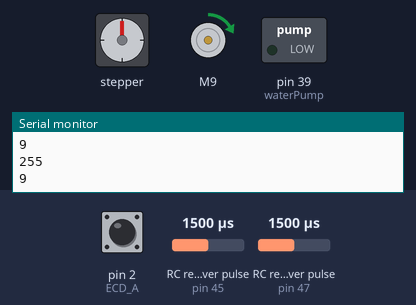
This sketch was run on a simulated Arduino Mega 2560, built with avr-gcc and run on an emulated ATmega2560. Parts: stepper motor, DC motor (green arrow = forward, orange = backward, longer = faster), switched loads named in the sketch (green lamp = pin HIGH), the last lines printed to the serial monitor. Wiring (inferred from the names in the program): 2 × RC receiver channel: data pin 45 / data pin 47; stepper motor driver (200 steps per turn assumed): step pin 23; direction pin 24; enable pin 25. Inputs (shaded band) come from the test bench; at power-on: RC receiver pulse (sensors on pin 45, pin 47) 1500 µs, pin 2 (ECD_A) HIGH. Pins used as bus, display or sensor lines are not drawn.

Above: at 1.2 s.
1.3 s: RC receiver pulse (sensor on pin 45) set to 1020 µs
At 2.3 s:
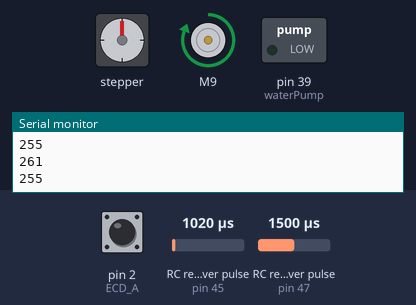
4.3 s: RC receiver pulse (sensor on pin 45) set to 1250 µs
7.3 s: RC receiver pulse (sensor on pin 45) set to 1750 µs
At 7.8 s:
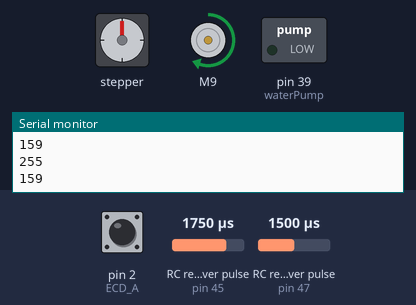
10.3 s: RC receiver pulse (sensor on pin 45) set to 1500 µs
13.3 s: RC receiver pulse (sensor on pin 45) set to 1030 µs
Timing chart, 0 to 17.3 s (numbered marks = the images above; inputs shaded):
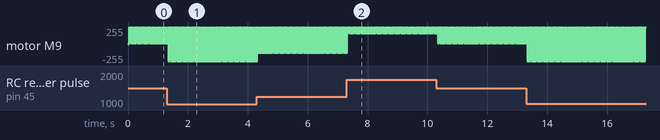

The sketch:

final.ino
```cpp
#include "BTS7960.h"


/* Define Mode
  0: Locked Mode
  1: Auto Handling Mode
  2: Remode Handling Mode
*/

/*============ Pins Table============ */

/*  RF Signal                       Mega2560
      CH1                               40
      CH2                               41
      CH3                               42
      CH4                               43
*/

/* Water Pump                       Mega2560
      waterPump                         39
*/

/* BTS7960 DC Motor Controller      Mega2560
    EN                                  8
    L_PWM                               9
    R_PWM                               10

*/

/* BTS7960 DC Servo Controller       Mega2560
    PWA                                 5
    AIN1                                6
    AIN2                                7
*/

/* Encoder Feedback Input             Mega2560
    ENCA (ChannelA) - Interrupt         2
    ENCB (ChannelB) - Normal            4
*/

/*
    TB6560 Stepper Controller       Mega2560
     CLK+ (stepPin)                     23
     CW+  (dirPin)                      24
     EN+  (enPin)                       25
     CLK-                               GND
     CW-                                GND
     EN-                                GND
     LOW SW Journey                     26
     HIGH SW Journey                    27
*/

/* ================================== */

/* Define Signal Channel RF Pins*/
#define channel1  44
#define channel2  45
#define channel3  46
#define channel4  47

unsigned long duration1, duration2, duration3, duration4;
uint32_t   pulse1, // RUN_FW
          pulse2, // BACK_RV
          pulse3, // STEPPER
          pulse4; // DC_SERVO

/* Define Water Pump Pins*/
#define waterPump 39

/* Define DIR DC Motor Pins*/
/* DIR: RUN_Forward (RUN_FW): R_PWM - Run Reverse (RUN_RV): L_PWM */
#define EN       8
#define L_PWM    9
#define R_PWM   10
BTS7960 motorController(EN, L_PWM, R_PWM);

/* Define Stepper Motor Pins */
#define stepPin    23
#define dirPin     24
#define enPin      25

/* Define Switch Journey Pins*/
#define swLow      26
#define swHigh     27

/* Define DC Servo Motor Pins */
#define EN0         5
#define L_PWM0      6
#define R_PWM0      7
BTS7960 motorController0(EN0, L_PWM0, R_PWM0);

/* Define Encoders Pins */
#define ECD_A        2
#define ECD_B        4

/* DC Servo Motor Timing */


/* PID Parameter Configuration */
int32_t curPos = 0, desPos = 0, err = 0;

void setup() {
  Serial.begin(9600);
  init_RF();
  init_WATER_pump();
  init_SW();
  init_STEP_motor();
  init_Encoders();

}

void loop() {

  /* DC Motor Handle */
  read_channel2();
  read_channel4();

}

float PIDCompute(float Kp, float Ki, float Kd, float err) {
  float a0, a1, a2, out ;
  static float preErr, pre_preErr, preOut;
  static uint32_t preTime = 0;

  a0 = Kp + (0.5 * (Ki * float(millis() - preTime))) + 0.5 * (Kd / float(millis() - preTime));
  a1 = -Kp + (0.5 * (Ki * float(millis() - preTime))) - (Kd / float(millis() - preTime));
  a2 = 0.5 * (Kd / float(millis() - preTime));
  preTime = millis();

  out = preOut + a0 * err + a1 * preErr + a2 * pre_preErr;

  pre_preErr = preErr;
  preErr = err;
  preOut = out;
  if ((curPos > 0 && curPos > desPos) || (curPos < 0 && curPos < desPos)) {
    curPos = desPos;
  }
  return out;
}

void init_RF() {
  pinMode(channel1, INPUT);
  pinMode(channel2, INPUT);
  pinMode(channel3, INPUT);
  pinMode(channel4, INPUT);
}

void init_WATER_pump() {
  pinMode(waterPump, OUTPUT);
  digitalWrite(waterPump, LOW);
}

void init_SW() {
  pinMode(swLow, INPUT_PULLUP);
  pinMode(swHigh, INPUT_PULLUP);
}

void init_STEP_motor() {
  pinMode(stepPin, OUTPUT);
  pinMode(dirPin, OUTPUT);
  pinMode(enPin, OUTPUT);
  digitalWrite(enPin, HIGH);
}

void init_Encoders() {
  digitalWrite(ECD_A, HIGH);
  digitalWrite(ECD_B, HIGH);
  attachInterrupt(digitalPinToInterrupt(ECD_A), [] {
    if (digitalRead(ECD_B))
      curPos--;
    else
      curPos++;
  }, RISING);
  Serial.setTimeout(100);
}

void WATER_pump_run() {
  digitalWrite(waterPump, HIGH);
}

void WATER_pump_brake() {
  digitalWrite(waterPump, LOW);
}
void DC_motor_run( uint32_t pulse, uint32_t dir ) {
  motorController.Enable();
  if (dir == 1) {
    motorController.TurnLeft(pulse);
  }
  else if (dir == 0) {
    motorController.TurnRight(pulse);
  }
}

void DC_motor_brake() {
  motorController.Disable();
}

void DC_SERVO_run( uint32_t pulse, uint32_t dir ) {
  motorController.Enable();
  if (dir == 1) {
    motorController0.TurnLeft(pulse);
  }
  else if (dir == 0) {
    motorController.TurnRight(pulse);
  }
}


void DC_SERVO_brake() {
  motorController0.Disable();
}

float partP(float err, float p)
{
  return err * p;
}

float partD(float err, float d)
{
  static float preErr;
  uint32_t preTime = 0;
  float dErr, ret;

  dErr = err - preErr;
  preErr = err;
  ret = dErr * d / float(millis() - preTime);
  preTime = millis();
  return ret;
}

float partI(float err, float i)
{
  static float sum;
  float ret;
  static uint32_t preTime = 0;

  if (abs(err) < 30)
    sum += err;
  ret = sum * i * float(millis() - preTime);
  preTime = millis();

  return ret;
}

void STEP_motor_run( uint32_t cycle, bool dir ) {

  /* STEP Motor Secure Mode*/
  bool enable;
  if ( swLow == 0 || swHigh == 0 ) {
    enable = 0;
  }

  if ( swLow != 0 && swHigh != 0 ) {
    enable = 1;
  }

  /* UP */
  if (dir == 1 && enable == 1) {
    digitalWrite(enPin, LOW);
    digitalWrite(dirPin, HIGH);
    for ( int x = 0; x < 400 * cycle; x++ ) {
      digitalWrite(stepPin, HIGH);
      delayMicroseconds(500);
      digitalWrite(stepPin, LOW);
      delayMicroseconds(500);
    }
  }

  /* DOWN */
  if ( dir == 0 && enable == 1 ) {
    digitalWrite(enPin, LOW);
    digitalWrite(dirPin, LOW);
    for ( int x = 0; x < 400 * cycle; x++ ) {
      digitalWrite(stepPin, HIGH);
      delayMicroseconds(500);
      digitalWrite(stepPin, LOW);
      delayMicroseconds(500);
    }
  }
}

void STEP_motor_brake() {
  digitalWrite(enPin, LOW);
}

void read_channel2() {
  duration2 = pulseInLong(channel2, HIGH); // DC Motor
  duration2 = constrain(duration2, 1040, 1910);
  /* Min: 1485 Max: 1910*/
  if ( duration2 >= 1040 && duration2 <= 1473 ) {
    pulse1 = map(duration2, 1473, 1050, 0, 255);
    Serial.println(pulse1);
    DC_motor_run(pulse1, 1); // RUN_FW
  }

  else if ( duration2 >= 1485 && duration2 <= 1910 ) {
    pulse2 = map(duration2, 1485, 1910, 0, 255);
    Serial.println(pulse2);
    DC_motor_run(pulse2, 0); // RUN_RV
  }

}

void read_channel4() {
  /* Min: 1485 Max: 1910*/
  duration4 = pulseInLong(channel4, LOW); // DC Motor
  duration4 = constrain(duration4, 1050, 1910);
  if ( duration4 >= 1050 && duration4 <= 1473 ) {
    pulse3 = map(duration4, 1473, 1050, 0, 255);
    Serial.println(pulse3);
    DC_SERVO_run(pulse3, 1); // RUN_FW
  }

  else if ( duration4 >= 1485 && duration4 <= 1910 ) {
    pulse4 = map(duration4, 1485, 1910, 0, 255);
    Serial.println(pulse4);
    DC_SERVO_run(pulse4, 0); // RUN_RV
  }
  else
    DC_SERVO_brake();
}
```

Measured:
- by itself, motor M9: repeats every 0.04 s: forward 255/255 0.02 s, backward 255/255 0.02 s
